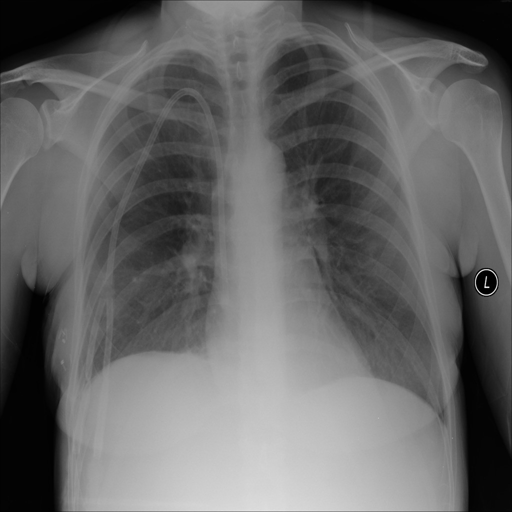
#> input picture notebooks/revy-segmentation/Normal-1.png, 512 x 512 px
$ python -i extract.py   (imports and definitions only)   (older library calls are emulated)
#> lines starting #> are read from the running program, lines starting #| are printed output that depends on the picture
#> further down, picture is the input picture: shape (512, 512); min 0, max 237, mean 102.4
import numpy as np
import cv2
from skimage.feature import local_binary_pattern, graycomatrix, graycoprops

def extract_lbp_features(img: np.ndarray, mask: np.ndarray = None) -> dict:


    # masking gambar ke ROI jika belum berupa mask
    if mask is not None:
        img = cv2.bitwise_and(img, img, mask=mask)

    features = {}

    # deteksi edge menggunakan Canny dan juga menghitung kekasaran dengan edge sum
    edges = cv2.Canny(img, 100, 200)
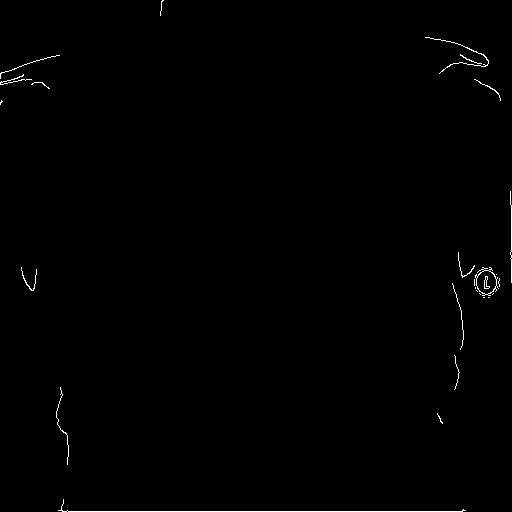
#> edges: shape (512, 512); 0.53% white in thin lines or dots
    features['edge_sum'] = np.sum(edges)


    # menggunakan hough transform untuk deteksi garis
    lines = cv2.HoughLines(edges, 1, np.pi/180, 150)
#> lines = [[511, 1.57]]
    features['num_lines'] = 0 if lines is None else len(lines)

    # gray level co-occurrence matrix (GLCM) features
    # menghitung kontras dan homogenitas ke dalam sebuah matrix
    glcm = graycomatrix(img, distances=[1], angles=[0], levels=256, symmetric=True, normed=True)
    features['glcm_contrast'] = graycoprops(glcm, 'contrast')[0, 0]
    features['glcm_homogenity'] = graycoprops(glcm, 'homogeneity')[0,0]

    # menangkap fitur LBP , tekstur lokal yang muncul lalu dihitung histogramnya dari tiap pixel
    lbp = local_binary_pattern(img, P=8, R=1, method='uniform')
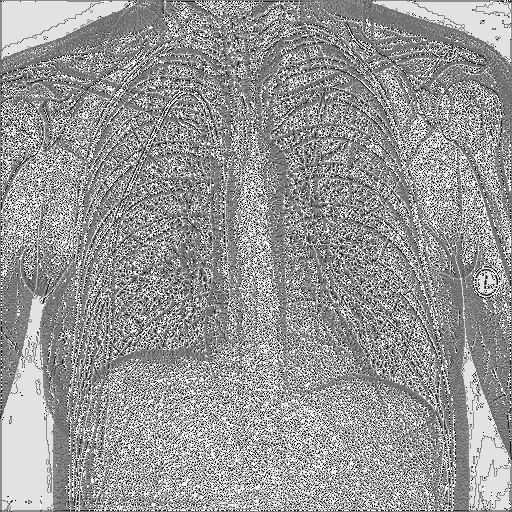
#> lbp: shape (512, 512) float64; min 0, max 9, mean 5.37; drawn with min black and max white
    (hist, _) = np.histogram(lbp.ravel(), bins=np.arange(0, 10), range=(0, 9))
#> hist = [6241, 13359, 7225, 25458, 49835, 46181, 22144, 19567, 72134]
    hist = hist.astype("float")
    hist /= (hist.sum() + 1e-6)
#> hist = [0.0238, 0.051, 0.0276, 0.0971, 0.19, 0.176, 0.0845, 0.0746, 0.275]
    features['lbp_hist'] = hist.tolist()

    return features

>>> import cv2
>>> picture = cv2.imread('../../notebooks/revy-segmentation/Normal-1.png', cv2.IMREAD_GRAYSCALE)
>>> result = extract_lbp_features(picture)
#> result = {'edge_sum': 352920, 'num_lines': 1, 'glcm_contrast': 20.48, 'glcm_homogenity': 0.494, 'lbp_hist': [0.0238, 0.051, 0.0276, 0.0971, 0.19, 0.176, 0.0845, 0.0746, 0.275]}

$ run again, on notebooks/revy-segmentation/Normal-1017.png
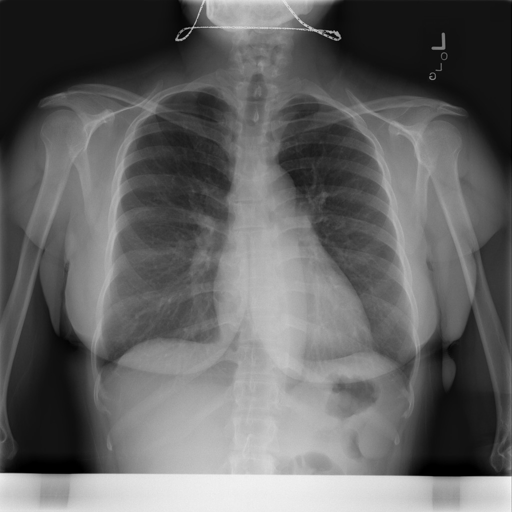
#> input picture notebooks/revy-segmentation/Normal-1017.png, 512 x 512 px
#> picture is the input picture: shape (512, 512); min 0, max 244, mean 99.9
#> in extract_lbp_features, `edges = cv2.Canny(img, 100, 200)`:
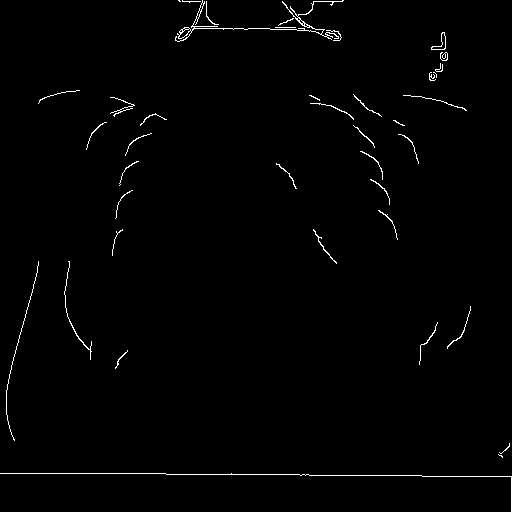
#> edges: shape (512, 512); 1% white in thin lines or dots
#> lines = [[473, 1.57]]
#> in extract_lbp_features, `lbp = local_binary_pattern(img, P=8, R=1, method='uniform')`:
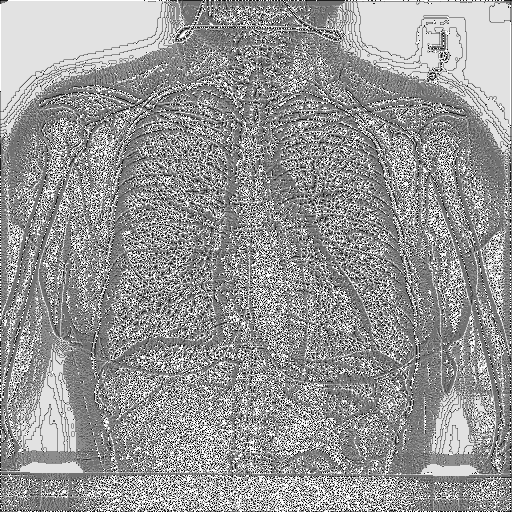
#> lbp: shape (512, 512) float64; min 0, max 9, mean 5.34; drawn with min black and max white
#> in extract_lbp_features, `(hist, _) = np.histogram(lbp.ravel(), bins=np.arange(0, 10), range=(0,..`: hist = [7365, 12738, 9310, 25276, 50798, 44478, 19851, 17624, 74704]
#> in extract_lbp_features, `hist /= (hist.sum() + 1e-6)`: hist = [0.0281, 0.0486, 0.0355, 0.0964, 0.194, 0.17, 0.0757, 0.0672, 0.285]
#> result = {'edge_sum': 697170, 'num_lines': 1, 'glcm_contrast': 19.46, 'glcm_homogenity': 0.454, 'lbp_hist': [0.0281, 0.0486, 0.0355, 0.0964, 0.194, 0.17, 0.0757, 0.0672, 0.285]}

$ run again, on notebooks/revy-segmentation/Tuberculosis-12.png
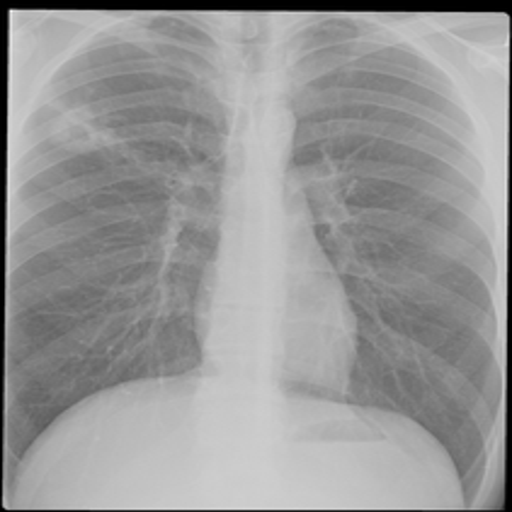
#> input picture notebooks/revy-segmentation/Tuberculosis-12.png, 512 x 512 px
#> picture is the input picture: shape (512, 512); min 0, max 252, mean 151.8
#> in extract_lbp_features, `edges = cv2.Canny(img, 100, 200)`:
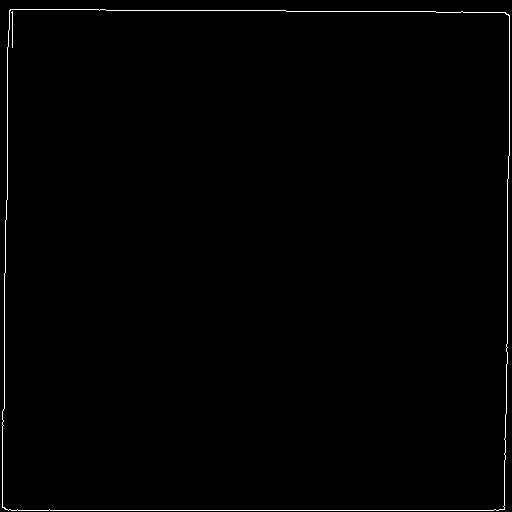
#> edges: shape (512, 512); 0.78% white in thin lines or dots
#> lines = [[510, 1.57], [10, 0.0175], [10, 1.57], [507, 0], [7, 0]]
#> in extract_lbp_features, `lbp = local_binary_pattern(img, P=8, R=1, method='uniform')`:
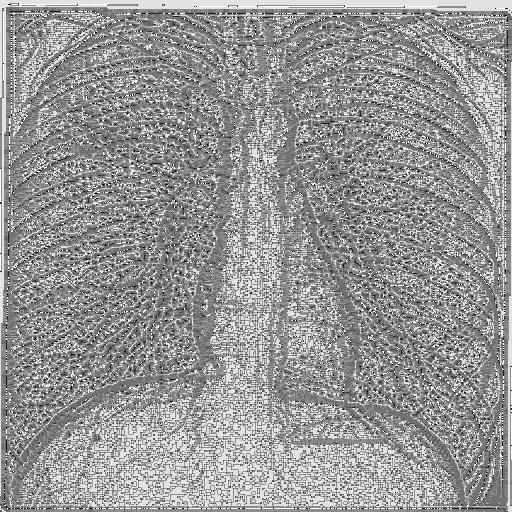
#> lbp: shape (512, 512) float64; min 0, max 9, mean 5.29; drawn with min black and max white
#> in extract_lbp_features, `(hist, _) = np.histogram(lbp.ravel(), bins=np.arange(0, 10), range=(0,..`: hist = [623, 5529, 2666, 29067, 57239, 74978, 23988, 12557, 55497]
#> in extract_lbp_features, `hist /= (hist.sum() + 1e-6)`: hist = [0.00238, 0.0211, 0.0102, 0.111, 0.218, 0.286, 0.0915, 0.0479, 0.212]
#> result = {'edge_sum': 519435, 'num_lines': 5, 'glcm_contrast': 38.25, 'glcm_homogenity': 0.583, 'lbp_hist': [0.00238, 0.0211, 0.0102, 0.111, 0.218, 0.286, 0.0915, 0.0479, 0.212]}

$ run again, on notebooks/revy-segmentation/Tuberculosis-130.png
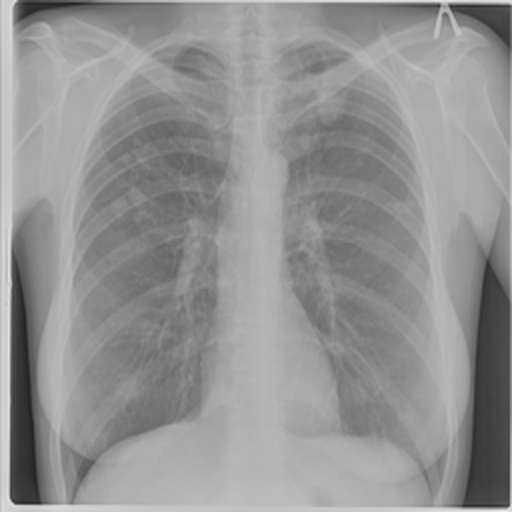
#> input picture notebooks/revy-segmentation/Tuberculosis-130.png, 512 x 512 px
#> picture is the input picture: shape (512, 512); min 36, max 239, mean 146.8
#> in extract_lbp_features, `edges = cv2.Canny(img, 100, 200)`:
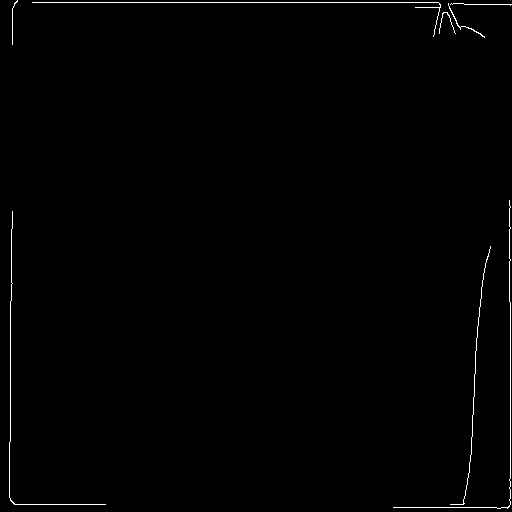
#> edges: shape (512, 512); 0.68% white in thin lines or dots
#> lines = [[2, 1.57], [510, 0]]
#> in extract_lbp_features, `lbp = local_binary_pattern(img, P=8, R=1, method='uniform')`:
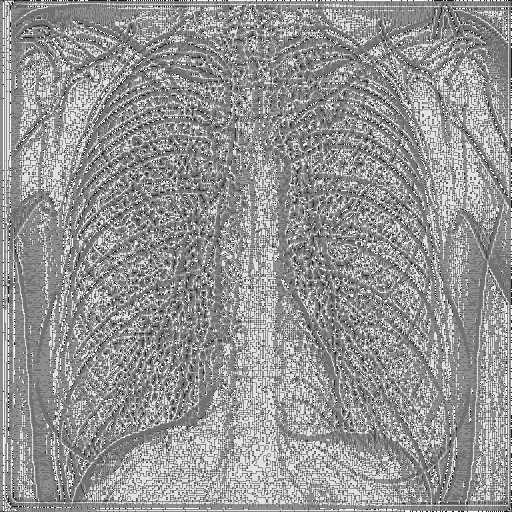
#> lbp: shape (512, 512) float64; min 0, max 9, mean 5.27; drawn with min black and max white
#> in extract_lbp_features, `(hist, _) = np.histogram(lbp.ravel(), bins=np.arange(0, 10), range=(0,..`: hist = [572, 4907, 2081, 25719, 60213, 82792, 22215, 12104, 51541]
#> in extract_lbp_features, `hist /= (hist.sum() + 1e-6)`: hist = [0.00218, 0.0187, 0.00794, 0.0981, 0.23, 0.316, 0.0847, 0.0462, 0.197]
#> result = {'edge_sum': 456195, 'num_lines': 2, 'glcm_contrast': 17.34, 'glcm_homogenity': 0.525, 'lbp_hist': [0.00218, 0.0187, 0.00794, 0.0981, 0.23, 0.316, 0.0847, 0.0462, 0.197]}
